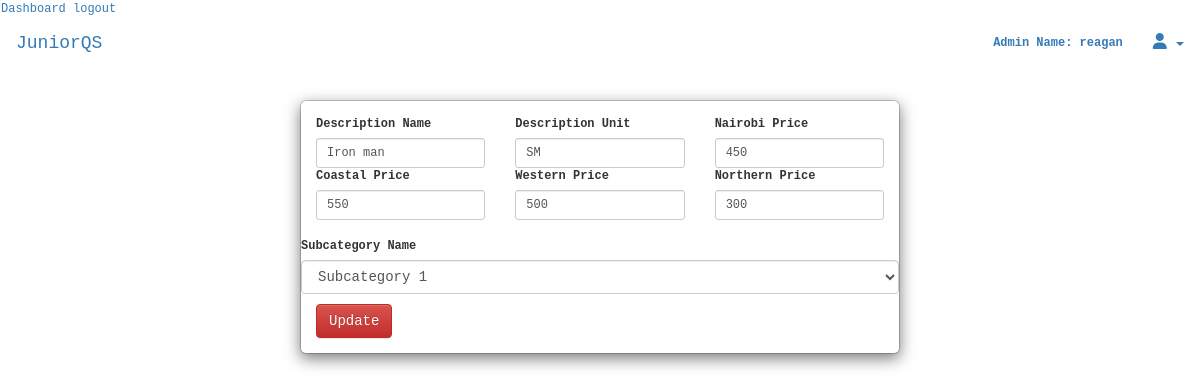
Page /update/description/1 (signed in) on the committed database.
### app/models.py (models this page shows, shortened)
class User(UserMixin,db.Model):
    __tablename__ = "users"
    id = db.Column(db.Integer, primary_key=True)
    firstname = db.Column(db.String(250), nullable=False)
    lastname = db.Column(db.String(250))
    username = db.Column(db.String(200))
    email = db.Column(db.String(200), unique=True)
    password = db.Column(db.String(250))
    is_admin = db.Column(db.Boolean, default=False)
    @loginmanager.user_loader
    def user_loader(id):
        return User.query.get(int(id))

class Description(db.Model):
    id = db.Column(db.Integer, primary_key=True)
    unit = db.Column(db.String(250), nullable=False)
    subcategory_id = db.Column(db.Integer, db.ForeignKey('subcategory.id'), nullable=False)
    category_id = db.Column(db.Integer, db.ForeignKey('category.id'), nullable=False)
    nairobi_region = db.Column(db.Integer)
    coastal_region = db.Column(db.Integer)
    western_region = db.Column(db.Integer)
    nothern_region = db.Column(db.Integer)
    name = db.Column(db.String(250), nullable=False)

### app/routes.py (the view, shortened to what this page needs)
@app.route('/update/description/<int:id>', methods=['GET', 'POST'])
@adminsonly()
def update_description(id):
    desc = Description.query.filter_by(id=id).first_or_404()
    if request.method == 'GET':
        return render_template('update.html', desc=desc)

### app/routes.py (called while the page is built)
def adminsonly():
    def restrict(f):
        @wraps(f)
        def wrapperfunc(*args, **kwargs):
            if current_user.is_authenticated and current_user.is_admin ==False:
                abort(403)
            return f(*args, **kwargs)
        return wrapperfunc
    return restrict

### app/templates/update.html (shortened to what this page needs)
{% extends 'public/main.html'%}
{% block body%}
<div>
    <div class="modal-dialog">
        <div class="modal-content">
            <div class="modal-body">
                <form method="POST" action="{{url_for('update_description', id=desc.id)}}">
                    <div class="row">
                        <div class="col-sm-4 form-group-sm">
                            <label>Description Name</label>
                            <input type="text" name="name" id="stockUpdateitemdescriptionunit" class="form-control" value="{{desc.name}}">
                        </div>
                        <div class="col-sm-4 form-group-sm">
                            <label>Description Unit</label>
                            <input type="text" name="unit" id="stockUpdateitemdescription" class="form-control" value="{{desc.unit}}">
                        </div>
                        <div class="col-sm-4 form-group-sm">
                            <label>Nairobi Price</label>
                            <input type="text" name="nairobi_price" id="nairobi_price" class="form-control" value="{{desc.nairobi_region}}">
                        </div>
                        <div class="col-sm-4 form-group-sm">
                            <label>Coastal Price</label>
                            <input type="text" name="coastal_price" id="coastal_price" class="form-control" value="{{desc.coastal_region}}">
                        </div>
                        <div class="col-sm-4 form-group-sm">
                            <label>Western Price</label>
                            <input type="text" name="western_price" id="western_price" class="form-control" value="{{desc.western_region}}">
                        </div>
                        <div class="col-sm-4 form-group-sm">
                            <label>Northern Price</label>
                            <input type="text" name="nothern_price" id="nothern_price" class="form-control" value="{{desc.nothern_region}}">
                        </div>
                    </div>
                    <br>
                    <div class="row">
                        <label for="categoryUpdateType">Subcategory Name</label>
                        <select id="categoryUpdateType" class="form-control checkField">
                            <option value="newStock">Subcategory 1</option>
                        </select>
                    </div>
                    <button  type="submit" class="btn btn-danger" id="stockUpdateSubmit">Update</button>
                </form>
            </div>
        </div>
    </div>
</div>
{% endblock body%}

### app/templates/public/main.html (shortened to what this page needs)
<!DOCTYPE html>
<html>
<head>
    <link rel="stylesheet" href="{{url_for('static', filename='styles/bootstrap.min.css')}}">
    <link rel="stylesheet" href="{{url_for('static', filename='styles/bootstrap-theme.min.css')}}">
    <link rel="stylesheet" href="{{url_for('static', filename='styles/font-awesome.min.css')}}">
    <link rel="stylesheet" href="./static/css/font-awesome-animation.min.css">
    <link rel="stylesheet" href="https://stackpath.bootstrapcdn.com/font-awesome/4.7.0/css/font-awesome.min.css">
    <link rel="stylesheet" href="{{url_for('static', filename='css/main.css')}}">
</head>
<body>
    <nav class="navbar">
        {% if current_user.is_authenticated%}
        {% if current_user.is_admin == True%}
        <a href="{{url_for('home')}}">Dashboard</a>
        {% endif%}
        <a href="{{url_for('logout')}}">logout</a>
        {% else %}
        <a href="{{url_for('login')}}">login</a>
        <a href="{{url_for('register')}}">register</a>
        {% endif %}
        <div class="container-fluid">
            <div class="navbar-header">
                <a class="navbar-brand" style="margin-top:2">
                    JuniorQS
                </a>
            </div>
            {% if current_user.is_authenticated and current_user.is_admin == True%}
            <ul class="nav navbar-nav navbar-right">
                <li class="dropdown">
                    <a>
                        <b><span>Admin Name: {{current_user.username}}</span></b>
                    </a>
                </li>
                <li class="dropdown">
                    <a class="dropdown-toggle" data-toggle="dropdown" role="button" aria-haspopup="true"
                        aria-expanded="false">
                        <i class="fa fa-user navbarIcons"></i>
                        <span class="caret"></span>
                    </a>
                </li>
            </ul>
            {% endif%}
        </div>
    </nav>
    {%block body%}
    {%endblock body%}
</body>
</html>

### app/static/css/main.css (style rules this page uses)
.navbar { margin-bottom: 0; border-radius: 0; }
body { background-color: #f5f5f5; background: url(./../images/background.jpg); font-size: 12px; font-family:monospace }
.navbarIcons { color:#337ab7; font-size:16px }

### rows in the picture
User: username "reagan"
Description: name "Iron man", unit "SM", nairobi_price "450", coastal_price "550", western_price "500", nothern_price "300"
